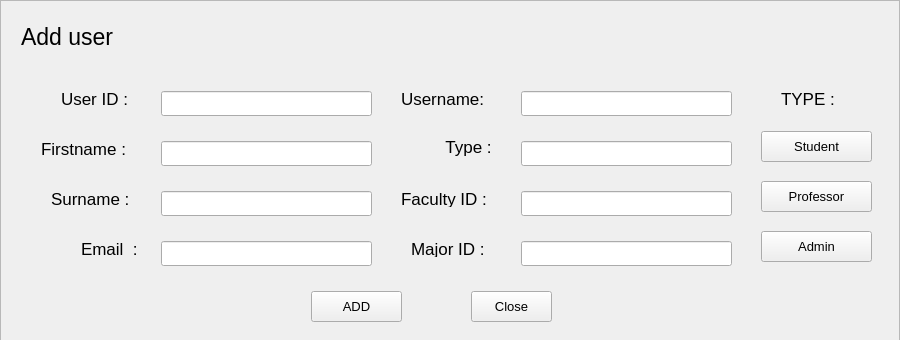
<?xml version="1.0" encoding="UTF-8"?>
<ui version="4.0">
 <class>Form</class>
 <widget class="QWidget" name="Form">
  <property name="geometry">
   <rect>
    <x>0</x>
    <y>0</y>
    <width>900</width>
    <height>340</height>
   </rect>
  </property>
  <property name="windowTitle">
   <string>Form</string>
  </property>
  <widget class="QScrollArea" name="addressEdit">
   <property name="geometry">
    <rect>
     <x>0</x>
     <y>0</y>
     <width>900</width>
     <height>341</height>
    </rect>
   </property>
   <property name="font">
    <font>
     <pointsize>13</pointsize>
    </font>
   </property>
   <property name="verticalScrollBarPolicy">
    <enum>Qt::ScrollBarAlwaysOff</enum>
   </property>
   <property name="horizontalScrollBarPolicy">
    <enum>Qt::ScrollBarAlwaysOff</enum>
   </property>
   <property name="widgetResizable">
    <bool>true</bool>
   </property>
   <widget class="QWidget" name="scrollAreaWidgetContents">
    <property name="geometry">
     <rect>
      <x>0</x>
      <y>0</y>
      <width>898</width>
      <height>339</height>
     </rect>
    </property>
    <widget class="QLabel" name="barLabel">
     <property name="geometry">
      <rect>
       <x>0</x>
       <y>-10</y>
       <width>5</width>
       <height>13</height>
      </rect>
     </property>
     <property name="text">
      <string/>
     </property>
    </widget>
    <widget class="QLabel" name="label">
     <property name="geometry">
      <rect>
       <x>20</x>
       <y>20</y>
       <width>121</width>
       <height>31</height>
      </rect>
     </property>
     <property name="font">
      <font>
       <pointsize>17</pointsize>
      </font>
     </property>
     <property name="text">
      <string>Add user</string>
     </property>
    </widget>
    <widget class="QPushButton" name="close">
     <property name="geometry">
      <rect>
       <x>470</x>
       <y>290</y>
       <width>81</width>
       <height>31</height>
      </rect>
     </property>
     <property name="font">
      <font>
       <pointsize>10</pointsize>
      </font>
     </property>
     <property name="text">
      <string>Close</string>
     </property>
    </widget>
    <widget class="QLabel" name="label_3">
     <property name="geometry">
      <rect>
       <x>60</x>
       <y>90</y>
       <width>91</width>
       <height>16</height>
      </rect>
     </property>
     <property name="font">
      <font>
       <pointsize>13</pointsize>
      </font>
     </property>
     <property name="text">
      <string>User ID :</string>
     </property>
    </widget>
    <widget class="QLabel" name="label_4">
     <property name="geometry">
      <rect>
       <x>40</x>
       <y>140</y>
       <width>111</width>
       <height>16</height>
      </rect>
     </property>
     <property name="font">
      <font>
       <pointsize>13</pointsize>
      </font>
     </property>
     <property name="text">
      <string>Firstname :</string>
     </property>
    </widget>
    <widget class="QLabel" name="label_5">
     <property name="geometry">
      <rect>
       <x>50</x>
       <y>190</y>
       <width>101</width>
       <height>16</height>
      </rect>
     </property>
     <property name="font">
      <font>
       <pointsize>13</pointsize>
      </font>
     </property>
     <property name="text">
      <string>Surname :</string>
     </property>
    </widget>
    <widget class="QLabel" name="label_7">
     <property name="geometry">
      <rect>
       <x>80</x>
       <y>240</y>
       <width>81</width>
       <height>16</height>
      </rect>
     </property>
     <property name="font">
      <font>
       <pointsize>13</pointsize>
      </font>
     </property>
     <property name="text">
      <string>Email  :</string>
     </property>
    </widget>
    <widget class="QLabel" name="label_8">
     <property name="geometry">
      <rect>
       <x>400</x>
       <y>90</y>
       <width>121</width>
       <height>16</height>
      </rect>
     </property>
     <property name="font">
      <font>
       <pointsize>13</pointsize>
      </font>
     </property>
     <property name="text">
      <string>Username:</string>
     </property>
    </widget>
    <widget class="QLabel" name="label_9">
     <property name="geometry">
      <rect>
       <x>440</x>
       <y>130</y>
       <width>71</width>
       <height>31</height>
      </rect>
     </property>
     <property name="font">
      <font>
       <pointsize>13</pointsize>
      </font>
     </property>
     <property name="text">
      <string> Type :</string>
     </property>
    </widget>
    <widget class="QLabel" name="label_10">
     <property name="geometry">
      <rect>
       <x>400</x>
       <y>190</y>
       <width>121</width>
       <height>16</height>
      </rect>
     </property>
     <property name="font">
      <font>
       <pointsize>13</pointsize>
      </font>
     </property>
     <property name="text">
      <string>Faculty ID :</string>
     </property>
    </widget>
    <widget class="QLabel" name="label_11">
     <property name="geometry">
      <rect>
       <x>410</x>
       <y>240</y>
       <width>101</width>
       <height>16</height>
      </rect>
     </property>
     <property name="font">
      <font>
       <pointsize>13</pointsize>
      </font>
     </property>
     <property name="text">
      <string>Major ID :</string>
     </property>
    </widget>
    <widget class="QLabel" name="label_28">
     <property name="geometry">
      <rect>
       <x>660</x>
       <y>290</y>
       <width>171</width>
       <height>16</height>
      </rect>
     </property>
     <property name="font">
      <font>
       <pointsize>10</pointsize>
      </font>
     </property>
     <property name="text">
      <string/>
     </property>
    </widget>
    <widget class="QLineEdit" name="userID">
     <property name="geometry">
      <rect>
       <x>160</x>
       <y>90</y>
       <width>211</width>
       <height>25</height>
      </rect>
     </property>
     <property name="font">
      <font>
       <pointsize>10</pointsize>
      </font>
     </property>
     <property name="text">
      <string/>
     </property>
    </widget>
    <widget class="QLineEdit" name="firstName">
     <property name="geometry">
      <rect>
       <x>160</x>
       <y>140</y>
       <width>211</width>
       <height>25</height>
      </rect>
     </property>
     <property name="font">
      <font>
       <pointsize>10</pointsize>
      </font>
     </property>
    </widget>
    <widget class="QLineEdit" name="surName">
     <property name="geometry">
      <rect>
       <x>160</x>
       <y>190</y>
       <width>211</width>
       <height>25</height>
      </rect>
     </property>
     <property name="font">
      <font>
       <pointsize>10</pointsize>
      </font>
     </property>
    </widget>
    <widget class="QLineEdit" name="eMail">
     <property name="geometry">
      <rect>
       <x>160</x>
       <y>240</y>
       <width>211</width>
       <height>25</height>
      </rect>
     </property>
     <property name="font">
      <font>
       <pointsize>10</pointsize>
      </font>
     </property>
    </widget>
    <widget class="QLineEdit" name="userName">
     <property name="geometry">
      <rect>
       <x>520</x>
       <y>90</y>
       <width>211</width>
       <height>25</height>
      </rect>
     </property>
     <property name="font">
      <font>
       <pointsize>10</pointsize>
      </font>
     </property>
     <property name="text">
      <string/>
     </property>
    </widget>
    <widget class="QLineEdit" name="type">
     <property name="geometry">
      <rect>
       <x>520</x>
       <y>140</y>
       <width>211</width>
       <height>25</height>
      </rect>
     </property>
     <property name="font">
      <font>
       <pointsize>10</pointsize>
      </font>
     </property>
    </widget>
    <widget class="QLineEdit" name="facultyID">
     <property name="geometry">
      <rect>
       <x>520</x>
       <y>190</y>
       <width>211</width>
       <height>25</height>
      </rect>
     </property>
     <property name="font">
      <font>
       <pointsize>10</pointsize>
      </font>
     </property>
    </widget>
    <widget class="QLineEdit" name="majorID">
     <property name="geometry">
      <rect>
       <x>520</x>
       <y>240</y>
       <width>211</width>
       <height>25</height>
      </rect>
     </property>
     <property name="font">
      <font>
       <pointsize>10</pointsize>
      </font>
     </property>
    </widget>
    <widget class="QPushButton" name="add">
     <property name="geometry">
      <rect>
       <x>310</x>
       <y>290</y>
       <width>91</width>
       <height>31</height>
      </rect>
     </property>
     <property name="font">
      <font>
       <pointsize>10</pointsize>
      </font>
     </property>
     <property name="text">
      <string>ADD</string>
     </property>
    </widget>
    <widget class="QPushButton" name="student">
     <property name="geometry">
      <rect>
       <x>760</x>
       <y>130</y>
       <width>111</width>
       <height>31</height>
      </rect>
     </property>
     <property name="font">
      <font>
       <pointsize>10</pointsize>
      </font>
     </property>
     <property name="text">
      <string>Student</string>
     </property>
    </widget>
    <widget class="QPushButton" name="professor">
     <property name="geometry">
      <rect>
       <x>760</x>
       <y>180</y>
       <width>111</width>
       <height>31</height>
      </rect>
     </property>
     <property name="font">
      <font>
       <pointsize>10</pointsize>
      </font>
     </property>
     <property name="text">
      <string>Professor</string>
     </property>
    </widget>
    <widget class="QPushButton" name="admin">
     <property name="geometry">
      <rect>
       <x>760</x>
       <y>230</y>
       <width>111</width>
       <height>31</height>
      </rect>
     </property>
     <property name="font">
      <font>
       <pointsize>10</pointsize>
      </font>
     </property>
     <property name="text">
      <string>Admin</string>
     </property>
    </widget>
    <widget class="QLabel" name="label_12">
     <property name="geometry">
      <rect>
       <x>780</x>
       <y>90</y>
       <width>61</width>
       <height>16</height>
      </rect>
     </property>
     <property name="font">
      <font>
       <pointsize>13</pointsize>
      </font>
     </property>
     <property name="text">
      <string>TYPE :</string>
     </property>
    </widget>
   </widget>
  </widget>
 </widget>
 <resources/>
 <connections/>
</ui>
